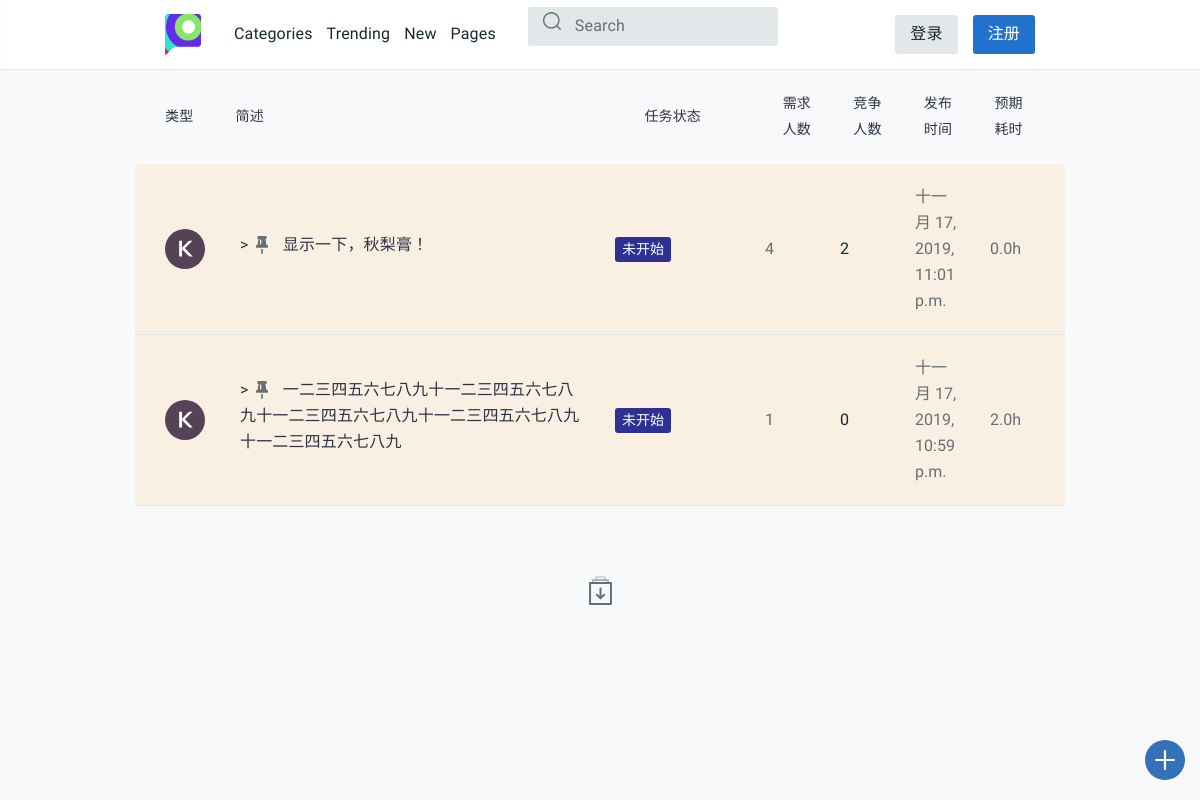
The app's page /, older data.
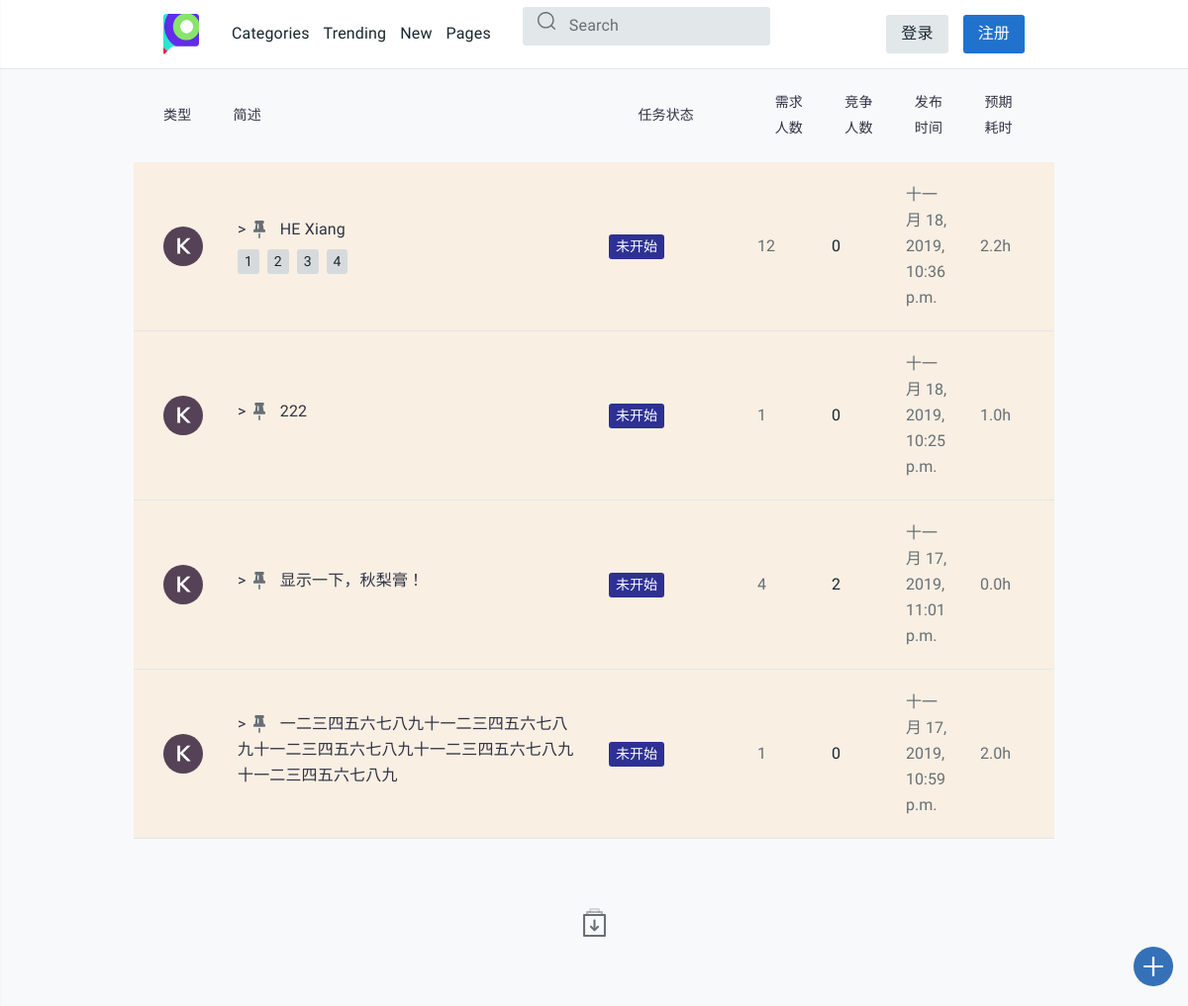
The same page, newer data.
### task_platform/models.py (models this page shows, shortened)
class Task(models.Model):
    state = (
        ('未开始', 'waitting'),
        ('进行中', 'processing'),
        ('中止', 'abort'),
        ('撤销', 'revoke'),
        ('超时', 'timeout'),
        ('完成', 'completed')
    )
    publisher = models.CharField(max_length=128)
    receiver = models.CharField(max_length=128, default="", blank=True)
    pub_time = models.DateTimeField(auto_now_add=True)
    people_needed = models.IntegerField(default=1)
    people_now = models.IntegerField(default=0)
    expected_time_consuming = models.DecimalField(max_digits=12, decimal_places=1, default=0.0)
    task_description = models.CharField(max_length=50)
    task_detail = RichTextUploadingField(default='None')
    task_state = models.CharField(max_length=32, choices=state, default='未开始')
    class Meta:
        ordering = ['pub_time']
        verbose_name = '任务'
        verbose_name_plural = '任务'

class Task_tags(models.Model):
    sig_tag = models.CharField(max_length=20, default="None")
    task_id = models.IntegerField(default="0")
    def __str__(self):
        return self.sig_tag
    class Meta:
        verbose_name = "任务标签"
        verbose_name_plural = "任务标签"

### task_platform/views.py (the view, shortened to what this page needs)
# urls.py: path('', views.index, name='index'),
def index(request):
    username = request.session.get('user_name', None)
    tag_list = []
    latest_task_list = Task.objects.order_by('-pub_time')
    for task in latest_task_list:
        tag_list.append(
            (task,
             Task_tags.objects.filter(task_id=task.id).order_by('sig_tag')))
    return render(request, 'task_platform/index.html', locals())

### task_platform/templates/task_platform/index.html (shortened to what this page needs)
{% extends 'task_platform/base.html' %}
{% load staticfiles %}
{% block content %}
<main id="tt-pageContent" class="tt-offset-small">
  <div class="container">
    <div class="tt-topic-list">
      <div class="tt-list-header">
        <div class="tt-col-value">类型</div>
        <div class="tt-col-topic">简述</div>
        <div class="tt-col-category">任务状态</div>
        <div class="tt-col-value hide-mobile">需求人数</div>
        <div class="tt-col-value hide-mobile">竞争人数</div>
        <div class="tt-col-value hide-mobile">发布时间</div>
        <div class="tt-col-value">预期耗时</div>
      </div>
      {% if tag_list %}
      {% for task, tags in tag_list %}
      <div class="tt-item tt-itemselect">
        <div class="tt-col-avatar">
          <svg class="tt-icon">
            <use xlink:href="#icon-ava-k"></use>
          </svg>
        </div>
        <div class="tt-col-description">
          <h6 class="tt-title"><a href="page-single-topic.html">
              >
              <svg class="tt-icon">
                <use xlink:href="#icon-pinned"></use>
              </svg>
              {{ task.task_description }}
                        </a></h6>
          <div class="row align-items-center no-gutters">
            <div class="col-11">
              <ul class="tt-list-badge">
                {% for tag in tags %}
                <li><a><span class="tt-badge">{{ tag }}</span></a></li>
                {% endfor%}
              </ul>
            </div>
            </div>
          </div>
          <div class="tt-col-category"><span class="tt-color01 tt-badge">{{ task.task_state }}</span></div>
          <div class="tt-col-value hide-mobile">{{ task.people_needed }}</div>
            <div class="tt-col-value tt-color-select hide-mobile">{{ task.people_now }}</div>
              <div class="tt-col-value hide-mobile">{{ task.pub_time }}</div>
                <div class="tt-col-value hide-mobile"> {{ task.expected_time_consuming }}h </div>
                </div>
                {% endfor %}
                {% endif %}
                <div class="tt-row-btn">
                  <button type="button" class="btn-icon js-topiclist-showmore">
                    <svg class="tt-icon">
                      <use xlink:href="#icon-load_lore_icon"></use>
                    </svg>
                  </button>
                </div>
              </div>
            </div>
</main>
{% endblock %}

### task_platform/templates/task_platform/base.html (shortened to what this page needs)
{% load staticfiles %}
<html>
<body>
  <head>
    {% block css %}
    <link rel="stylesheet" href="{% static 'css/style.css' %}">
    {% endblock %}
  </head>
  <header id="tt-header">
    <div class="container">
      <div class="row tt-row no-gutters">
        <div class="col-auto">
          <div class="tt-logo">
            <a href="/"><img src="{% static 'images/logo.png' %}" alt=""></a>
          </div>
          <div class="tt-desktop-menu">
            <nav>
              <ul>
                <li><a href="page-categories.html"><span>Categories</span></a></li>
                <li><a href="detail/tk2"><span>Trending</span></a></li>
                <li><a href="page-create-topic.html"><span>New</span></a></li>
                <li>
                  <a href="page-single-user.html"><span>Pages</span></a>
                </li>
              </ul>
            </nav>
          </div>
          <div class="tt-search">
            <form class="search-wrapper">
              <div class="search-form">
                <input type="text" class="tt-search__input" placeholder="Search">
                <button class="tt-search__btn" type="submit">
                  <svg class="tt-icon">
                    <use xlink:href="#icon-search"></use>
                  </svg>
                </button>
              </div>
            </form>
          </div>
        </div>
        {% if request.session.is_login %}
        <div class="col-auto ml-auto">
          <div class="tt-user-info d-flex ">
            <center>
              <div style="margin:7px -25px  ">
                <a href="#" class="tt-btn-icon" id="js-settings-btn">
                  <i class="tt-icon"><svg>
                      <use xlink:href="#icon-settings_fill"></use>
                    </svg></i>
                </a>
              </div>
            </center>
            <center>
              <a href="" class="tt-btn-icon" style="margin:7px">
                <i class="tt-icon"><svg>
                    <use xlink:href="#icon-notification"></use>
                  </svg></i>
              </a>
            </center>
            <div class="tt-account-btn">
              <a href="/settings/" class="btn btn-primary">{{ request.session.user_name }}</a>
                <a href="/logout/" class="btn btn-secondary">登出</a>
            </div>
          </div>
        </div>
        {% else %}
        <div class="col-auto ml-auto">
          <div class="tt-account-btn">
            <a href="login/" class="btn btn-primary">登录</a>
            <a href="/register/" class="btn btn-secondary">注册</a>
          </div>
        </div>
        {% endif %}
      </div>
    </div>
      <a href="/create-task" class="tt-btn-create-topic">
        <span class="tt-icon">
          <svg>
            <use xlink:href="#icon-create_new"></use>
          </svg>
        </span>
      </a>
  </header>
  {% block content %} {% endblock %}
</body>
</html>

Row changes from the older to the newer data that the page shows:
added Task: task_description "HE Xiang", task_state "未开始", people_needed "12", people_now "0", pub_time "十一月 18, 2019, 10:36 p.m.", expected_time_consuming "2.2"
added Task_tags: sig_tag "1"
added Task_tags: sig_tag "2"
added Task_tags: sig_tag "3"
added Task_tags: sig_tag "4"
added Task: task_description "222", task_state "未开始", people_needed "1", people_now "0", pub_time "十一月 18, 2019, 10:25 p.m.", expected_time_consuming "1.0"
